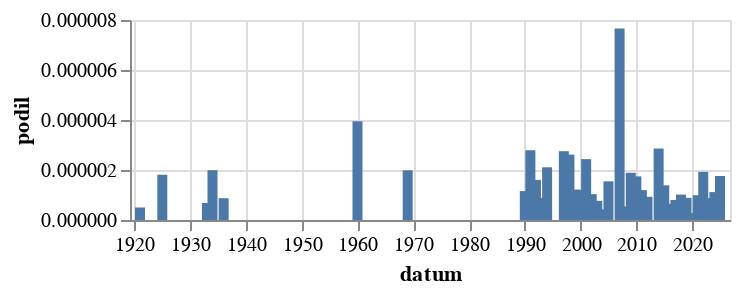

The cell this chart's notebook holds for it:
### Code cell
alt.Chart(
    cetnost_po_roce("sekretářka","(?i)sekretářk").to_pandas(),
    height=100
).mark_bar(
).encode(
    alt.X("datum:T"),
    alt.Y("podil:Q")
)

### Figure 1 — Vega-Lite specification as saved in the notebook (floating-point values rounded to 4 significant figures)
{"config": {"view": {"continuousWidth": 300, "continuousHeight": 300}}, "data": {"name": "data-096406b74f03102f852280e5a51be820"}, "mark": {"type": "bar"}, "encoding": {"x": {"field": "datum", "type": "temporal"}, "y": {"field": "podil", "type": "quantitative"}}, "height": 100, "$schema": "https://vega.github.io/schema/vega-lite/v5.8.0.json", "datasets": {"data-096406b74f03102f852280e5a51be820": [{"datum": "1918-01-01T00:00:00", "podil": null, "co": "sekretářka"}, {"datum": "1919-01-01T00:00:00", "podil": null, "co": "sekretářka"}, {"datum": "1920-01-01T00:00:00", "podil": null, "co": "sekretářka"}, {"datum": "1921-01-01T00:00:00", "podil": 5.009e-07, "co": "sekretářka"}, {"datum": "1922-01-01T00:00:00", "podil": null, "co": "sekretářka"}, {"datum": "1923-01-01T00:00:00", "podil": null, "co": "sekretářka"}, {"datum": "1924-01-01T00:00:00", "podil": null, "co": "sekretářka"}, {"datum": "1925-01-01T00:00:00", "podil": 1.811e-06, "co": "sekretářka"}, {"datum": "1926-01-01T00:00:00", "podil": null, "co": "sekretářka"}, {"datum": "1927-01-01T00:00:00", "podil": null, "co": "sekretářka"}, {"datum": "1928-01-01T00:00:00", "podil": null, "co": "sekretářka"}, {"datum": "1929-01-01T00:00:00", "podil": null, "co": "sekretářka"}, {"datum": "1930-01-01T00:00:00", "podil": null, "co": "sekretářka"}, {"datum": "1931-01-01T00:00:00", "podil": null, "co": "sekretářka"}, {"datum": "1932-01-01T00:00:00", "podil": null, "co": "sekretářka"}, {"datum": "1933-01-01T00:00:00", "podil": 6.793e-07, "co": "sekretářka"}, {"datum": "1934-01-01T00:00:00", "podil": 1.993e-06, "co": "sekretářka"}, {"datum": "1935-01-01T00:00:00", "podil": null, "co": "sekretářka"}, {"datum": "1936-01-01T00:00:00", "podil": 8.714e-07, "co": "sekretářka"}, {"datum": "1937-01-01T00:00:00", "podil": null, "co": "sekretářka"}, {"datum": "1938-01-01T00:00:00", "podil": null, "co": "sekretářka"}, {"datum": "1945-01-01T00:00:00", "podil": null, "co": "sekretářka"}, {"datum": "1946-01-01T00:00:00", "podil": null, "co": "sekretářka"}, {"datum": "1948-01-01T00:00:00", "podil": null, "co": "sekretářka"}, {"datum": "1949-01-01T00:00:00", "podil": null, "co": "sekretářka"}, {"datum": "1950-01-01T00:00:00", "podil": null, "co": "sekretářka"}, {"datum": "1951-01-01T00:00:00", "podil": null, "co": "sekretářka"}, {"datum": "1952-01-01T00:00:00", "podil": null, "co": "sekretářka"}, {"datum": "1953-01-01T00:00:00", "podil": null, "co": "sekretářka"}, {"datum": "1954-01-01T00:00:00", "podil": null, "co": "sekretářka"}, {"datum": "1955-01-01T00:00:00", "podil": null, "co": "sekretářka"}, {"datum": "1956-01-01T00:00:00", "podil": null, "co": "sekretářka"}, {"datum": "1957-01-01T00:00:00", "podil": null, "co": "sekretářka"}, {"datum": "1958-01-01T00:00:00", "podil": null, "co": "sekretářka"}, {"datum": "1959-01-01T00:00:00", "podil": null, "co": "sekretářka"}, {"datum": "1960-01-01T00:00:00", "podil": 3.955e-06, "co": "sekretářka"}, {"datum": "1961-01-01T00:00:00", "podil": null, "co": "sekretářka"}, {"datum": "1962-01-01T00:00:00", "podil": null, "co": "sekretářka"}, {"datum": "1963-01-01T00:00:00", "podil": null, "co": "sekretářka"}, {"datum": "1964-01-01T00:00:00", "podil": null, "co": "sekretářka"}, {"datum": "1965-01-01T00:00:00", "podil": null, "co": "sekretářka"}, {"datum": "1966-01-01T00:00:00", "podil": null, "co": "sekretářka"}, {"datum": "1967-01-01T00:00:00", "podil": null, "co": "sekretářka"}, {"datum": "1968-01-01T00:00:00", "podil": null, "co": "sekretářka"}, {"datum": "1969-01-01T00:00:00", "podil": 1.988e-06, "co": "sekretářka"}, {"datum": "1970-01-01T00:00:00", "podil": null, "co": "sekretářka"}, {"datum": "1971-01-01T00:00:00", "podil": null, "co": "sekretářka"}, {"datum": "1972-01-01T00:00:00", "podil": null, "co": "sekretářka"}, {"datum": "1973-01-01T00:00:00", "podil": null, "co": "sekretářka"}, {"datum": "1974-01-01T00:00:00", "podil": null, "co": "sekretářka"}, {"datum": "1975-01-01T00:00:00", "podil": null, "co": "sekretářka"}, {"datum": "1976-01-01T00:00:00", "podil": null, "co": "sekretářka"}, {"datum": "1977-01-01T00:00:00", "podil": null, "co": "sekretářka"}, {"datum": "1978-01-01T00:00:00", "podil": null, "co": "sekretářka"}, {"datum": "1979-01-01T00:00:00", "podil": null, "co": "sekretářka"}, {"datum": "1980-01-01T00:00:00", "podil": null, "co": "sekretářka"}, {"datum": "1981-01-01T00:00:00", "podil": null, "co": "sekretářka"}, {"datum": "1982-01-01T00:00:00", "podil": null, "co": "sekretářka"}, {"datum": "1983-01-01T00:00:00", "podil": null, "co": "sekretářka"}, {"datum": "1984-01-01T00:00:00", "podil": null, "co": "sekretářka"}, {"datum": "1985-01-01T00:00:00", "podil": null, "co": "sekretářka"}, {"datum": "1986-01-01T00:00:00", "podil": null, "co": "sekretářka"}, {"datum": "1987-01-01T00:00:00", "podil": null, "co": "sekretářka"}, {"datum": "1988-01-01T00:00:00", "podil": null, "co": "sekretářka"}, {"datum": "1989-01-01T00:00:00", "podil": null, "co": "sekretářka"}, {"datum": "1990-01-01T00:00:00", "podil": 1.156e-06, "co": "sekretářka"}, {"datum": "1991-01-01T00:00:00", "podil": 2.79e-06, "co": "sekretářka"}, {"datum": "1992-01-01T00:00:00", "podil": 1.604e-06, "co": "sekretářka"}, {"datum": "1993-01-01T00:00:00", "podil": 8.867e-07, "co": "sekretářka"}, {"datum": "1994-01-01T00:00:00", "podil": 2.109e-06, "co": "sekretářka"}, {"datum": "1995-01-01T00:00:00", "podil": null, "co": "sekretářka"}, {"datum": "1996-01-01T00:00:00", "podil": null, "co": "sekretářka"}, {"datum": "1997-01-01T00:00:00", "podil": 2.752e-06, "co": "sekretářka"}, {"datum": "1998-01-01T00:00:00", "podil": 2.614e-06, "co": "sekretářka"}, {"datum": "1999-01-01T00:00:00", "podil": 1.216e-06, "co": "sekretářka"}, {"datum": "2000-01-01T00:00:00", "podil": 1.207e-06, "co": "sekretářka"}, {"datum": "2001-01-01T00:00:00", "podil": 2.435e-06, "co": "sekretářka"}, {"datum": "2002-01-01T00:00:00", "podil": 1.034e-06, "co": "sekretářka"}, {"datum": "2003-01-01T00:00:00", "podil": 7.667e-07, "co": "sekretářka"}, {"datum": "2004-01-01T00:00:00", "podil": 4.249e-07, "co": "sekretářka"}, {"datum": "2005-01-01T00:00:00", "podil": 1.548e-06, "co": "sekretářka"}, {"datum": "2006-01-01T00:00:00", "podil": null, "co": "sekretářka"}, {"datum": "2007-01-01T00:00:00", "podil": 7.659e-06, "co": "sekretářka"}, {"datum": "2008-01-01T00:00:00", "podil": 5.439e-07, "co": "sekretářka"}, {"datum": "2009-01-01T00:00:00", "podil": 1.889e-06, "co": "sekretářka"}, {"datum": "2010-01-01T00:00:00", "podil": 1.745e-06, "co": "sekretářka"}, {"datum": "2011-01-01T00:00:00", "podil": 1.193e-06, "co": "sekretářka"}, {"datum": "2012-01-01T00:00:00", "podil": 9.281e-07, "co": "sekretářka"}, {"datum": "2013-01-01T00:00:00", "podil": null, "co": "sekretářka"}, {"datum": "2014-01-01T00:00:00", "podil": 2.859e-06, "co": "sekretářka"}, {"datum": "2015-01-01T00:00:00", "podil": 1.387e-06, "co": "sekretářka"}, {"datum": "2016-01-01T00:00:00", "podil": 6.474e-07, "co": "sekretářka"}, {"datum": "2017-01-01T00:00:00", "podil": 8.017e-07, "co": "sekretářka"}, {"datum": "2018-01-01T00:00:00", "podil": 1.017e-06, "co": "sekretářka"}, {"datum": "2019-01-01T00:00:00", "podil": 8.859e-07, "co": "sekretářka"}, {"datum": "2020-01-01T00:00:00", "podil": 2.756e-07, "co": "sekretářka"}, {"datum": "2021-01-01T00:00:00", "podil": 9.904e-07, "co": "sekretářka"}, {"datum": "2022-01-01T00:00:00", "podil": 1.924e-06, "co": "sekretářka"}, {"datum": "2023-01-01T00:00:00", "podil": 8.799e-07, "co": "sekretářka"}, {"datum": "2024-01-01T00:00:00", "podil": 1.117e-06, "co": "sekretářka"}, {"datum": "2025-01-01T00:00:00", "podil": 1.761e-06, "co": "sekretářka"}]}}
